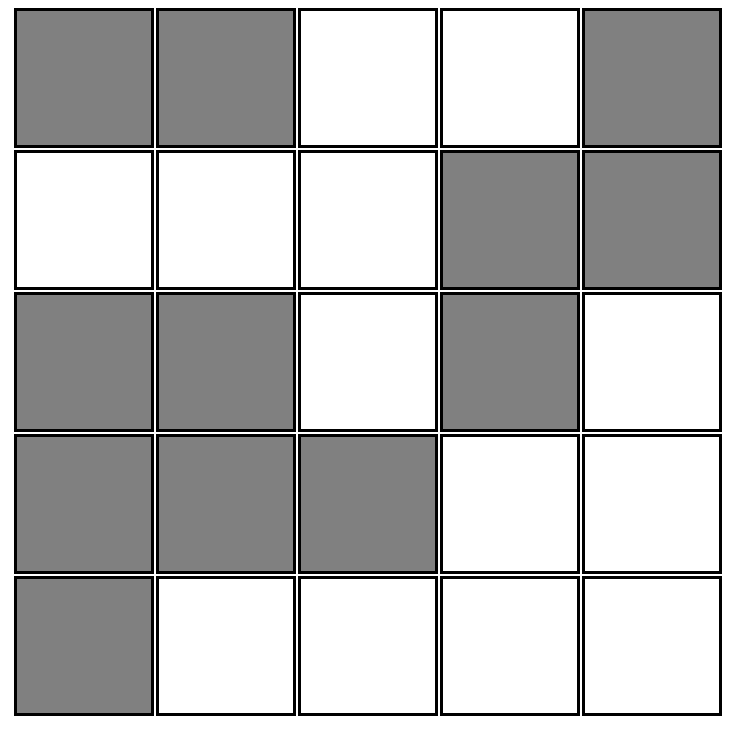
#> input picture learningcv/base6.png, 1476 x 1508 px (shown at 1/2 size)
$ python contours.py
#> lines starting #> are read from the running program, lines starting #| are printed output that depends on the picture; after the words box and inside, x2 and y2 are one past the last pixel; in counts of white or black regions, pixels touching at a corner belong together
import cv2
import numpy as np
from imutils import contours as cnts
# Define square size
min_square_size = 987
# Read Image
img = cv2.imread('base6.png')
#> img is the input picture: shape (1508, 1476, 3); min 0, max 255, mean 187
# Threshold and find edges
gray = cv2.cvtColor(img, cv2.COLOR_BGR2GRAY)
# Threshold the image - segment white background from post it notes
_, thresh = cv2.threshold(gray, 250, 255, cv2.THRESH_BINARY_INV);
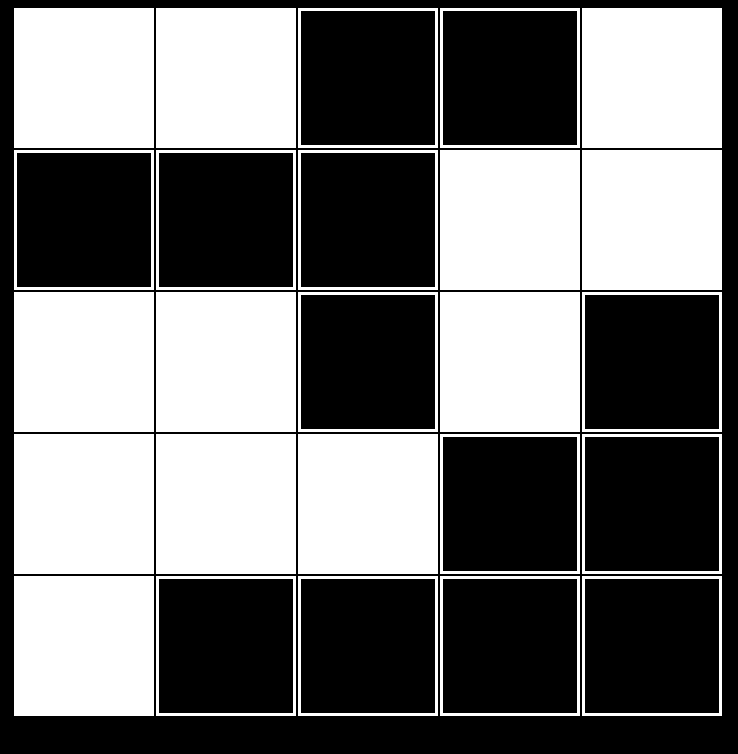
#> thresh: shape (1508, 1476) (shown at 1/2 size); 46.1% white; 25 white regions
# Find the contours
contours, _ = cv2.findContours(thresh,cv2.RETR_TREE,cv2.CHAIN_APPROX_SIMPLE)
#> contours = 38 contours; largest, box (x1, y1, x2, y2) and area: (1164, 1152, 1444, 1432) 77841, (880, 1152, 1160, 1432) 77841, (596, 1152, 876, 1432) 77841, (312, 1152, 592, 1432) 77841, (28, 1152, 308, 1432) 77841


# Create a list for post-it images
images = []
# Iterate through the contours in the image
print(len(contours))
#| 38


(contours, _) = cnts.sort_contours(contours, method="top-to-bottom")
#> contours = 38 contours; largest, box (x1, y1, x2, y2) and area: (1164, 16, 1444, 296) 77841, (880, 16, 1160, 296) 77841, (596, 16, 876, 296) 77841, (312, 16, 592, 296) 77841, (28, 16, 308, 296) 77841

bins = ""
for contour in contours:
    area = cv2.contourArea(contour)
    # If the contour is not really small, or really big
    h,w = img.shape[0], img.shape[1]
    if area > min_square_size and area < h*w-(2*(h+w)):
        # Get the four corners of the contour
        epsilon = .1 * cv2.arcLength(contour, True)
        approx = cv2.approxPolyDP(contour, epsilon, True)
        # Draw the point
        # print(approx.shape)
        for point in approx: cv2.circle(img, tuple(point[0]), 2, (255,0,0), 2)
        # Warp it to a square
        pts1 = np.float32(approx)
        pts2 = np.float32([[0,0],[300,0],[300,300],[0,300]])
        M = cv2.getPerspectiveTransform(pts1,pts2)
        dst = cv2.warpPerspective(img,M,(300,300))
        print(dst[10][10][0])
        bins += str(int(dst[10][10][0] == 255))
        # Add the square to the list of images
        images.append(dst.copy())
#> this loop made 38 passes
#> (area, epsilon, pts1, M, bins) on passes 4, 8, 9, 16: (77841, 111.6, [[312, 16], [312, 295], [591, 295], [591, 16]], [[1.5e-16, 1.08, -17.2], [1.08, 0, -335.5], [3.4e-19, 0, 1]], '0110'), (77841, 111.6, [[1164, 300], [1164, 579], [1443, 579], [1443, 300]], [[-3.94e-17, 1.08, -322.6], [1.08, 0, -1251.6], [0, 0, 1]], '01100110'), (77841, 111.6, [[880, 300], [880, 579], [1159, 579], [1159, 300]], [[4.9e-17, 1.08, -322.6], [1.08, 0, -946.2], [0, 0, 1]], '011001100'), (77841, 111.6, [[1164, 584], [1164, 863], [1443, 863], [1443, 584]], [[1.58e-16, 1.08, -628], [1.08, 0, -1251.6], [0, 0, 1]], '0110011001111111')
#> (area, epsilon, pts1, bins) on passes 1, 2, 3, 5, 6, 7: (77841, 111.6, [[1164, 16], [1164, 295], [1443, 295], [1443, 16]], '0'), (77841, 111.6, [[880, 16], [880, 295], [1159, 295], [1159, 16]], '01'), (77841, 111.6, [[596, 16], [596, 295], [875, 295], [875, 16]], '011'), (77841, 111.6, [[28, 16], [28, 295], [307, 295], [307, 16]], '01100'), (72359, 107.4, [[885, 22], [1153, 21], [1154, 289], [886, 290]], '011001'), (72359, 107.4, [[601, 22], [869, 21], [870, 289], [602, 290]], '0110011')
#| 128
#| 255
#| 255
#| 128
#| 128
#| 255
#| 255
#| 128
#> (further printed lines are left out)
#> pass 1, `dst = cv2.warpPerspective(img,M,(300,300))`:
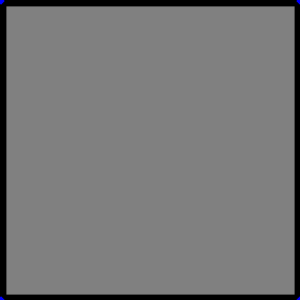
#> dst: shape (300, 300, 3); mean B, G, R 118.2, 118.1, 118.1
#> pass 2, `dst = cv2.warpPerspective(img,M,(300,300))`:
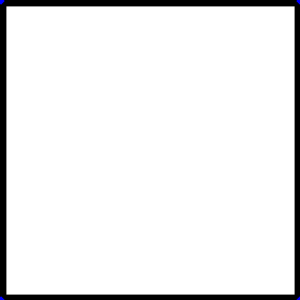
#> dst: shape (300, 300, 3); mean B, G, R 235.4, 235.3, 235.3
#> after the loop:
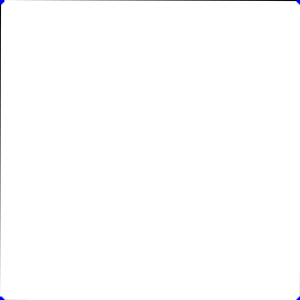
#> dst: shape (300, 300, 3); mean B, G, R 254.2, 254, 254
#> after the loop:
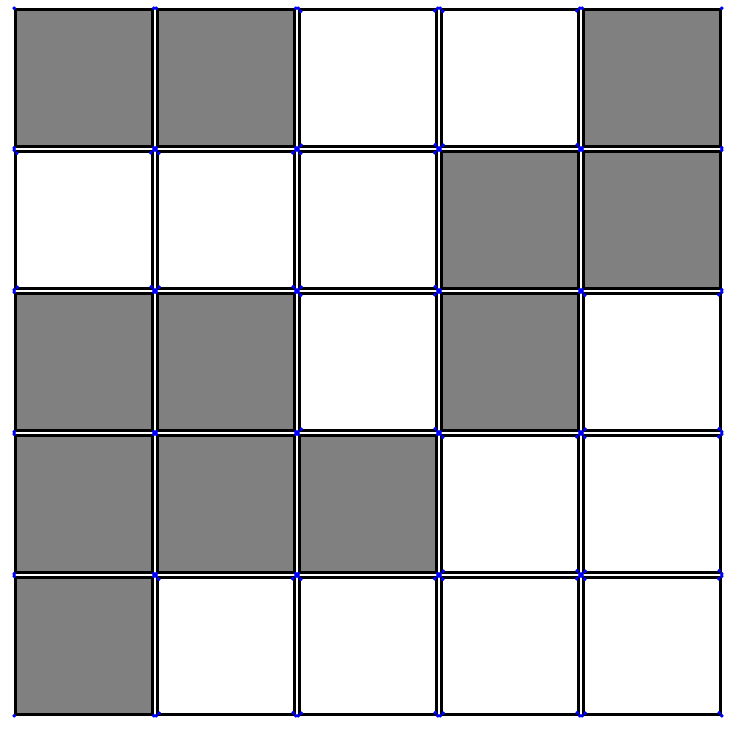
#> img: shape (1508, 1476, 3) (shown at 1/2 size); 0.23% of pixels changed, all inside (x1, y1, x2, y2) = (25, 13, 1447, 1435)
#> after the loop, images = 38 items
# print(len(images))
print(bins)
#| 01100110011111110100111100011111101111
print("1100100011101010001010111")
# Show the complete image with dots on the corners
cv2.imshow('img', img)
# cv2.imwrite('/home/stephen/Desktop/corners.png', img)
cv2.waitKey()

# [9 lines of commented-out code are left out]

$ run again, with learningcv/base2.png copied over learningcv/base6.png
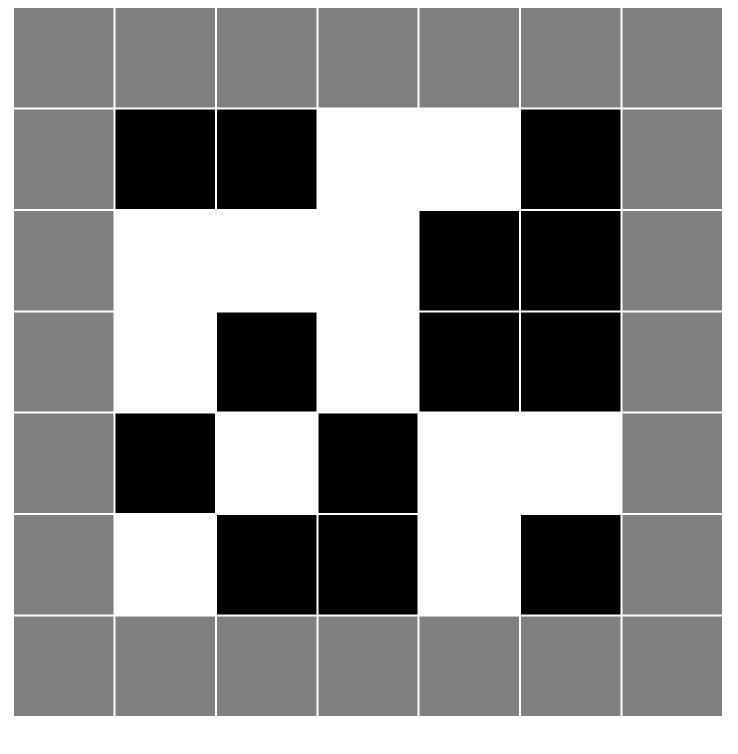
#> input picture learningcv/base2.png, 1476 x 1508 px (shown at 1/2 size)
#> img is the input picture: shape (1508, 1476, 3); min 0, max 255, mean 142
#> `_, thresh = cv2.threshold(gray, 250, 255, cv2.THRESH_BINARY_INV);`:
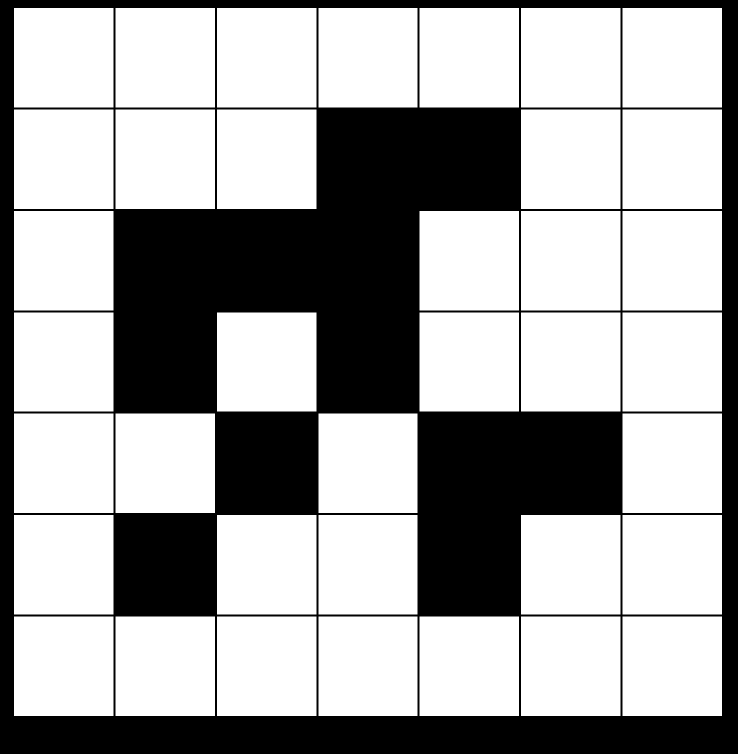
#> thresh: shape (1508, 1476) (shown at 1/2 size); 65.7% white; 1 black region
#> `contours, _ = cv2.findContours(thresh,cv2.RETR_TREE,cv2.CHAIN_APPROX_S..`: contours = 37 contours; largest, box (x1, y1, x2, y2) and area: (1245, 1233, 1444, 1432) 39204, (1042, 1233, 1241, 1432) 39204, (839, 1233, 1038, 1432) 39204, (434, 1233, 633, 1432) 39204, (231, 1233, 430, 1432) 39204
#| 37
#> `(contours, _) = cnts.sort_contours(contours, method="top-to-bottom")`: contours = 37 contours; largest, box (x1, y1, x2, y2) and area: (1245, 16, 1444, 215) 39204, (1042, 16, 1241, 215) 39204, (839, 16, 1038, 215) 39204, (434, 16, 633, 215) 39204, (231, 16, 430, 215) 39204
#> the loop `for contour in contours:` made 37 passes
#> (area, epsilon, pts1, M, bins) on passes 6, 14: (39204, 79.2, [[231, 16], [231, 214], [429, 214], [429, 16]], [[-9.94e-17, 1.52, -24.24], [1.52, 0, -350], [0, 0, 1]], '000000'), (39204, 79.2, [[1042, 422], [1042, 620], [1240, 620], [1240, 422]], [[0, 1.52, -639.4], [1.52, 0, -1578.8], [0, 0, 1]], '00000000000000')
#> (printed output is left out)
#> after the loop `for contour in contours:`:
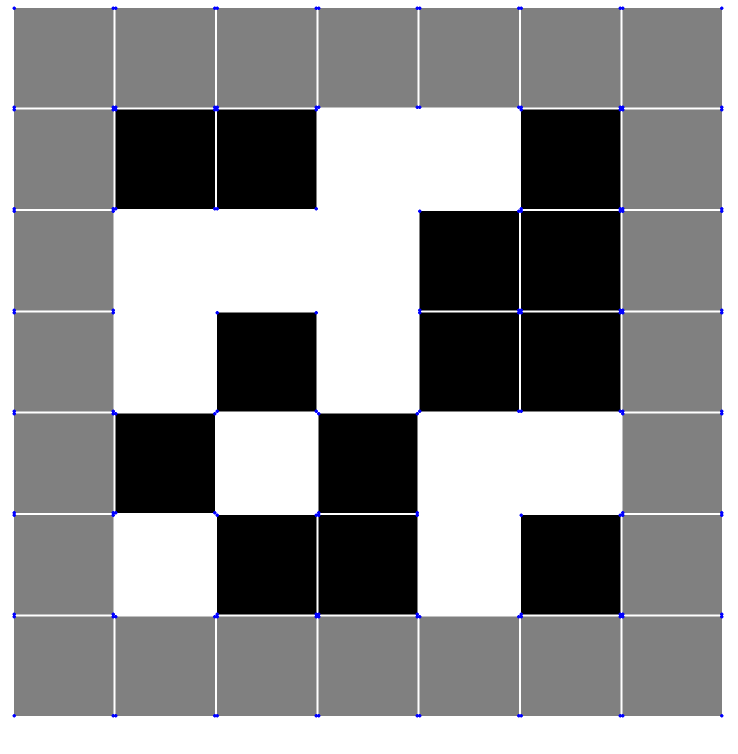
#> img: shape (1508, 1476, 3) (shown at 1/2 size); 0.22% of pixels changed, all inside (x1, y1, x2, y2) = (25, 13, 1447, 1435)
#> after the loop `for contour in contours:`: images = 37 items
#| 0000000000000000000000000000000000000

$ run again, with learningcv/base3.png copied over learningcv/base6.png
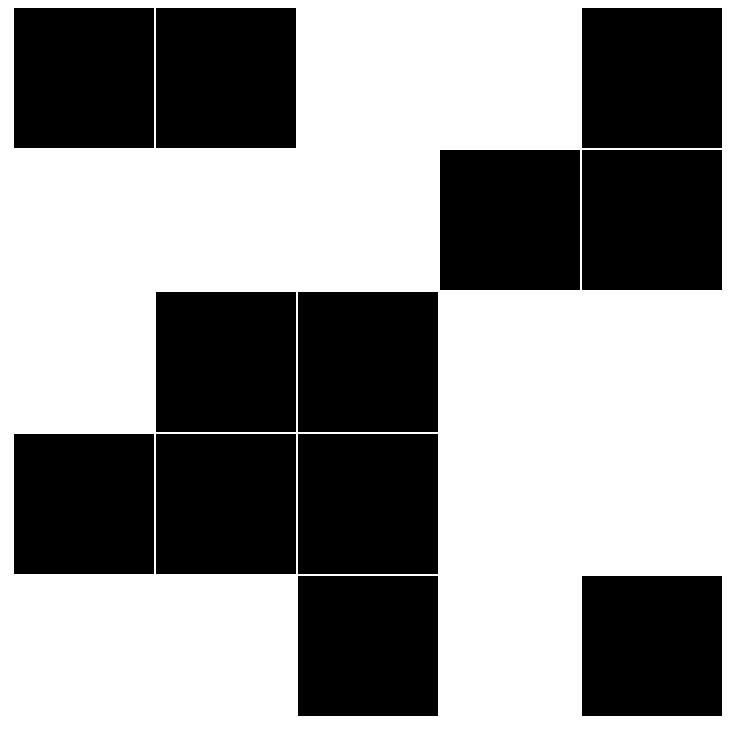
#> input picture learningcv/base3.png, 1476 x 1508 px (shown at 1/2 size)
#> img is the input picture: shape (1508, 1476, 3); 57.7% white; 12 black regions, largest, box (x1, y1, x2, y2) and area: (28, 16, 308, 296) 78400, (312, 16, 592, 296) 78400, (1164, 16, 1444, 296) 78400
#> thresh: shape (1508, 1476); 42.3% white; 12 white regions
#> `contours, _ = cv2.findContours(thresh,cv2.RETR_TREE,cv2.CHAIN_APPROX_S..`: contours = 12 contours; largest, box (x1, y1, x2, y2) and area: (1164, 1152, 1444, 1432) 77841, (596, 1152, 876, 1432) 77841, (596, 868, 876, 1148) 77841, (312, 868, 592, 1148) 77841, (28, 868, 308, 1148) 77841
#| 12
#> `(contours, _) = cnts.sort_contours(contours, method="top-to-bottom")`: contours = 12 contours; largest, box (x1, y1, x2, y2) and area: (1164, 16, 1444, 296) 77841, (312, 16, 592, 296) 77841, (28, 16, 308, 296) 77841, (1164, 300, 1444, 580) 77841, (880, 300, 1160, 580) 77841
#> the loop `for contour in contours:` made 12 passes
#> (pts1, M, bins) on passes 2, 4, 5: ([[312, 16], [312, 295], [591, 295], [591, 16]], [[1.5e-16, 1.08, -17.2], [1.08, 0, -335.5], [3.4e-19, 0, 1]], '00'), ([[1164, 300], [1164, 579], [1443, 579], [1443, 300]], [[-3.94e-17, 1.08, -322.6], [1.08, 0, -1251.6], [0, 0, 1]], '0000'), ([[880, 300], [880, 579], [1159, 579], [1159, 300]], [[4.9e-17, 1.08, -322.6], [1.08, 0, -946.2], [0, 0, 1]], '00000')
#> (printed output is left out)
#> pass 1, `dst = cv2.warpPerspective(img,M,(300,300))`:
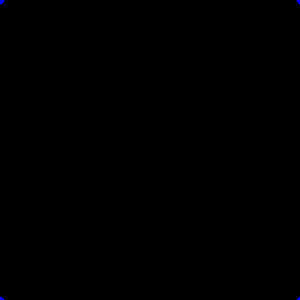
#> dst: shape (300, 300, 3); mean B, G, R 0.1, 0, 0
#> after the loop `for contour in contours:`:
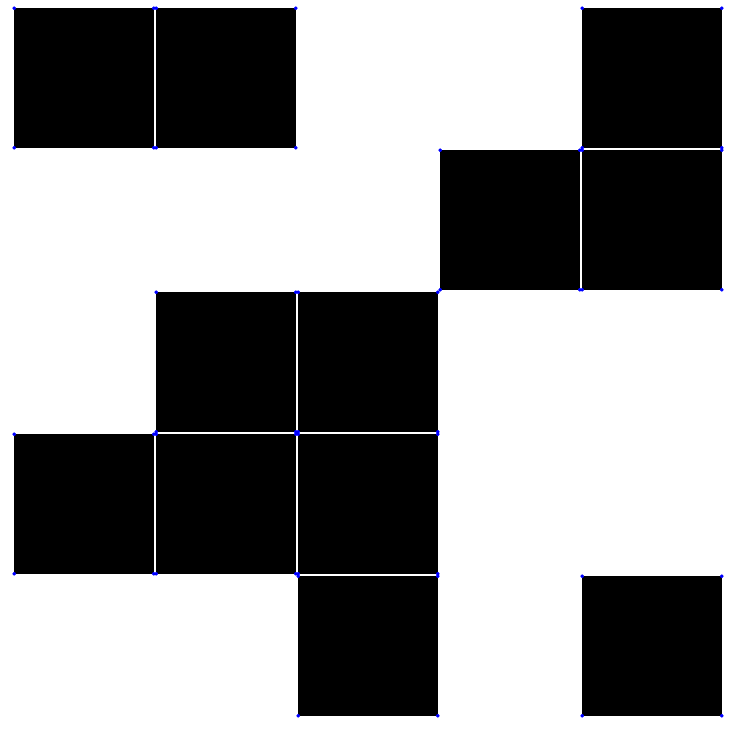
#> img: shape (1508, 1476, 3) (shown at 1/2 size); 0.07% of pixels changed, all inside (x1, y1, x2, y2) = (25, 13, 1447, 1435)
#> after the loop `for contour in contours:`: images = 12 items
#| 000000000000

$ run again, with learningcv/base4.png copied over learningcv/base6.png
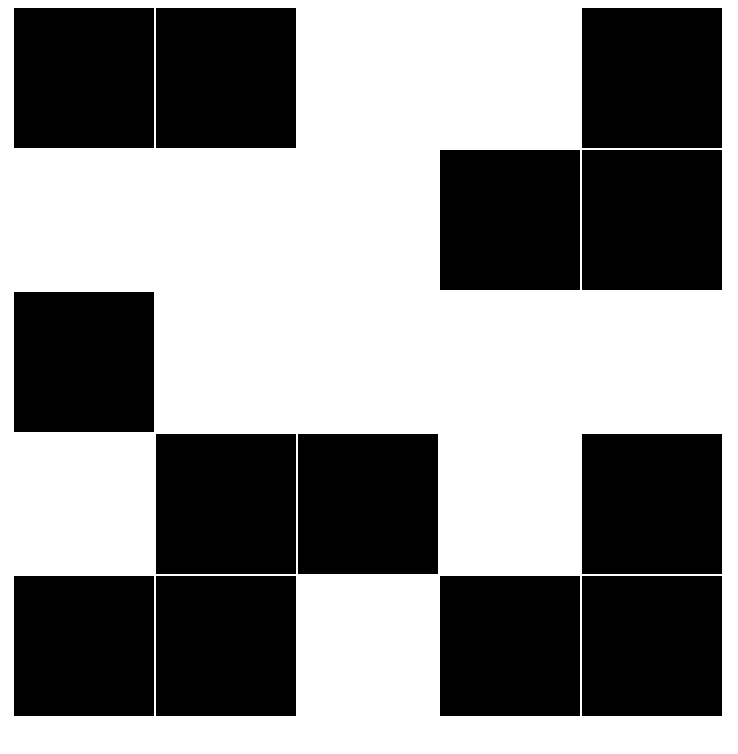
#> input picture learningcv/base4.png, 1476 x 1508 px (shown at 1/2 size)
#> img is the input picture: shape (1508, 1476, 3); 54.2% white; 13 black regions, largest, box (x1, y1, x2, y2) and area: (28, 16, 308, 296) 78400, (312, 16, 592, 296) 78400, (1164, 16, 1444, 296) 78400
#> thresh: shape (1508, 1476); 45.8% white; 13 white regions
#> `contours, _ = cv2.findContours(thresh,cv2.RETR_TREE,cv2.CHAIN_APPROX_S..`: contours = 13 contours; largest, box (x1, y1, x2, y2) and area: (1164, 1152, 1444, 1432) 77841, (880, 1152, 1160, 1432) 77841, (312, 1152, 592, 1432) 77841, (28, 1152, 308, 1432) 77841, (1164, 868, 1444, 1148) 77841
#| 13
#> `(contours, _) = cnts.sort_contours(contours, method="top-to-bottom")`: contours = 13 contours; largest, box (x1, y1, x2, y2) and area: (1164, 16, 1444, 296) 77841, (312, 16, 592, 296) 77841, (28, 16, 308, 296) 77841, (1164, 300, 1444, 580) 77841, (880, 300, 1160, 580) 77841
#> the loop `for contour in contours:` made 13 passes
#> (pts1, M, bins) on passes 2, 4, 5: ([[312, 16], [312, 295], [591, 295], [591, 16]], [[1.5e-16, 1.08, -17.2], [1.08, 0, -335.5], [3.4e-19, 0, 1]], '00'), ([[1164, 300], [1164, 579], [1443, 579], [1443, 300]], [[-3.94e-17, 1.08, -322.6], [1.08, 0, -1251.6], [0, 0, 1]], '0000'), ([[880, 300], [880, 579], [1159, 579], [1159, 300]], [[4.9e-17, 1.08, -322.6], [1.08, 0, -946.2], [0, 0, 1]], '00000')
#> (printed output is left out)
#> pass 1, `dst = cv2.warpPerspective(img,M,(300,300))`:
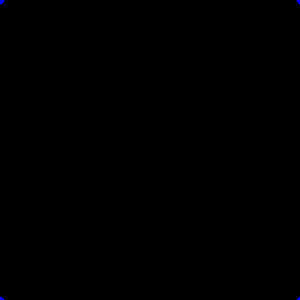
#> dst: shape (300, 300, 3); mean B, G, R 0.1, 0, 0
#> after the loop `for contour in contours:`:
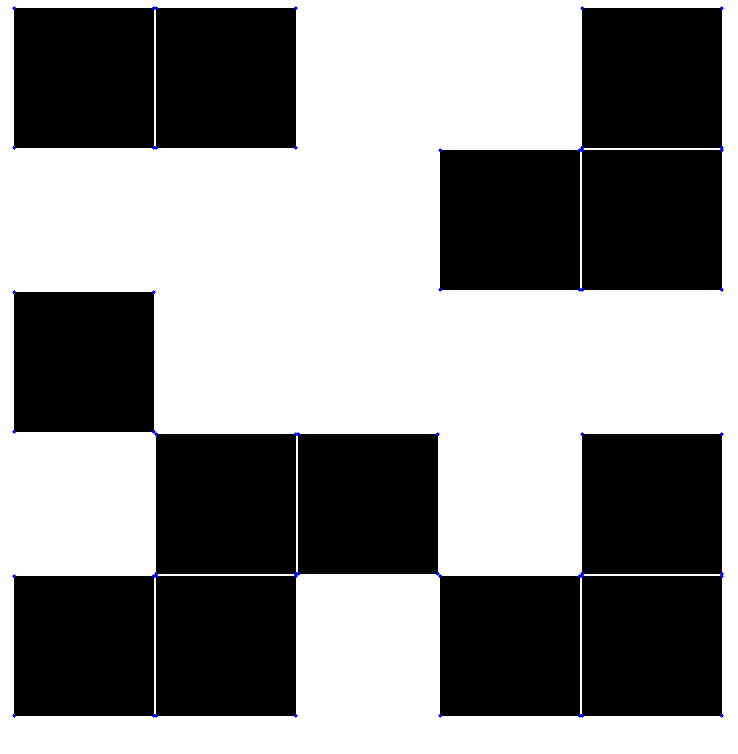
#> img: shape (1508, 1476, 3) (shown at 1/2 size); 0.08% of pixels changed, all inside (x1, y1, x2, y2) = (25, 13, 1447, 1435)
#> after the loop `for contour in contours:`: images = 13 items
#| 0000000000000
